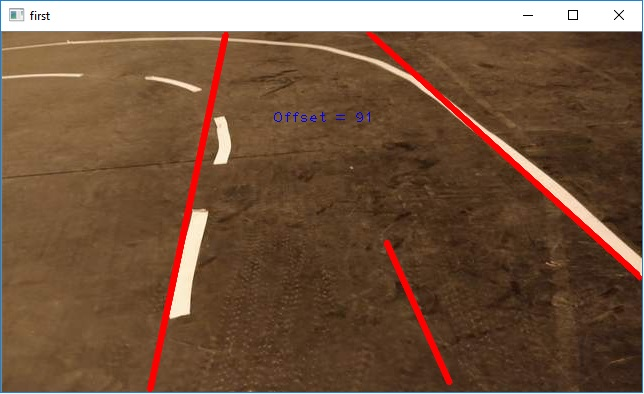
//> input picture 1.jpg, 644 x 394 px, given in place of the camera
$ ./control   (built with g++ and OpenCV 4)
//> lines starting //> are read from the running program, lines starting //| are printed output that depends on the picture; after the words box and inside, x2 and y2 are one past the last pixel; in counts of white or black regions, pixels touching at a corner belong together
#include "opencv2/imgproc/imgproc.hpp"
#include "opencv2/imgcodecs/imgcodecs.hpp"
#include "opencv2/highgui/highgui.hpp"
#include "opencv2/opencv.hpp"
#include "opencv2/core/core.hpp"

#include <string>
#include <iostream>

#include <iostream>
#include <stdio.h>
#include <string>
#include <vector>
#include <time.h>
#include <thread>
#include <mutex>
#include <atomic>

#define CAM_RES_X 640
#define CAM_RES_Y 360

using namespace std;
using namespace cv;

int mode = 1;
float y_cmd = 100;
bool cam = true;

//mask
int maskx1 = 0;
int masky1 = 340;
int maskx2 = 00;
int masky2 = 100;
int maskx3 = 640;
int masky3 = masky2;
int maskx4 = CAM_RES_X;
int masky4 = 340;


class linefollower_values {
public:
	vector<Vec2f> detected_lines;
	vector<Vec4i> detected_prob;
	float rho_left, theta_left, rho_right, theta_right;
	float middle;
	float offset;
	int counter_of_lines = 0;
};

linefollower_values lf;

class linefollower_data {
public:
	void blur(Mat &input, Mat &output) {
		GaussianBlur(input, output, Size(5, 5), 0, 0);

	}

	void edge(Mat &input, Mat &output, int thresh) {
		Mat kernel, thresh_out;
		kernel = Mat(1, 3, CV_32F);
		kernel.at<float>(0, 0) = -1;
		kernel.at<float>(0, 1) = 0;
		kernel.at<float>(0, 2) = 1;

		threshold(input, thresh_out, thresh, 255, THRESH_BINARY);

		Mat element = getStructuringElement(0, Size(15, 15), Point(7, 7));
		morphologyEx(thresh_out, thresh_out, 3, element);

		filter2D(thresh_out, output, -1, kernel, Point(-1, -1), 0, BORDER_DEFAULT);
	}

	void mask(Mat &input, Mat &output) {
		masky3 = masky2;
		Point mask_points[6] =
		{
			Point(maskx1, masky1),
			Point(maskx2, masky2),
			Point(maskx3, masky3),
			Point(maskx4, masky4)
		};
		Mat mask = Mat::zeros(cv::Size(640, 360), CV_8UC1);
		fillConvexPoly(mask, mask_points, 4, cv::Scalar(255, 0, 0));
		//imshow("img", mask);
		bitwise_and(input, mask, output);
	}

	// [107 lines left out: functions detectline, findlines, drawlines, findmiddle, check_middle, not called in this run]
};

linefollower_data linefollower;

int main()
{
	vector<Mat> frame_split(4);
	Mat frame(CAM_RES_Y, CAM_RES_X, CV_8UC4);
	Mat img(CAM_RES_Y, CAM_RES_X, CV_8UC4);
	Mat img2(CAM_RES_Y, CAM_RES_X, CV_8UC4);
	Mat img_gray(CAM_RES_Y, CAM_RES_X, CV_8UC1);
	Mat mask(CAM_RES_Y, CAM_RES_X, CV_8UC4);
	Mat display(CAM_RES_Y, CAM_RES_X, CV_8UC4);
	Mat gray(CAM_RES_Y, CAM_RES_X, CV_8UC4);
	Mat edge(CAM_RES_Y, CAM_RES_X, CV_8UC4);

	namedWindow("img", WINDOW_AUTOSIZE);
	namedWindow("value", WINDOW_AUTOSIZE);
	//namedWindow("first", WINDOW_AUTOSIZE);

	int thresh_value = 158;

	createTrackbar("Thresh", "value", &thresh_value, 300, NULL);
	createTrackbar("lewy_dolny", "value", &maskx1, 300, NULL);
	createTrackbar("mask_x2", "value", &maskx2, 400, NULL);
	createTrackbar("wysokosc", "value", &masky2, 340, NULL);
	createTrackbar("mask_x3", "value", &maskx3, 640, NULL);

	VideoCapture capture;
	capture.open(0, CAP_V4L2);
	if (cam == false) {
		//dane z pliku
		const string file_name = "15.jpg";
		img = imread(file_name);
		if (!img.data) {
			cout << "Nie odnalezionu pliku " << file_name;
			return -1;
		}
		cvtColor(img, img2, CV_BGR2GRAY);
	}
	else {
		if (!capture.isOpened()) {
			cout << "error with camera" << endl;
		}
		else {
			capture.set(CAP_PROP_FRAME_WIDTH, 640);
			capture.set(CAP_PROP_FRAME_HEIGHT, 360);
			capture.set(CAP_PROP_CONVERT_RGB, false);
			cout << "MODE" << capture.get(CAP_PROP_MODE) << endl;
			cout << "RGB" << capture.get(CAP_PROP_CONVERT_RGB) << endl;
		}
	}

	while (true){
		if (cam == true) {
			capture >> frame;
//> frame is the input picture: 394 rows x 644 cols, CV_8UC3; mean B, G, R 63.2, 85.7, 115.6
			cv::split(frame, frame_split);
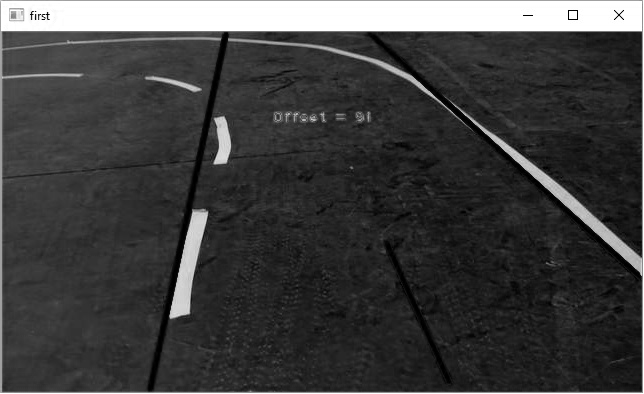
//> frame_split[0]: 394 rows x 644 cols, CV_8UC1; min 0, max 255, mean 63.2
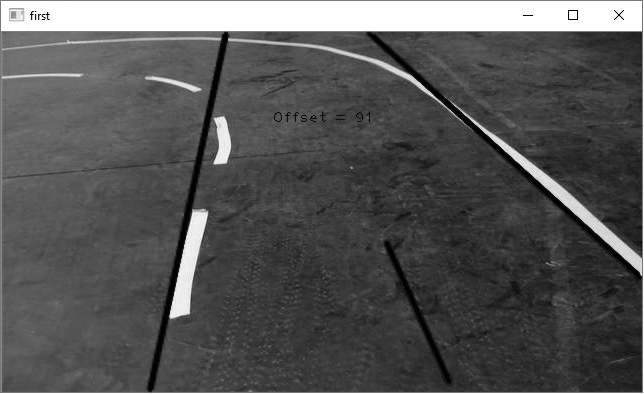
//> frame_split[1]: 394 rows x 644 cols, CV_8UC1; min 0, max 255, mean 85.7
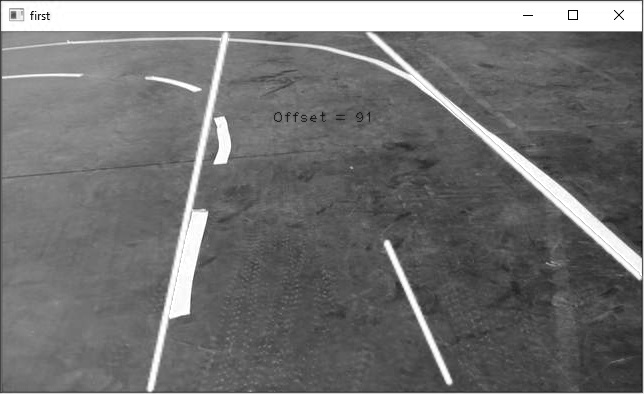
//> frame_split[2]: 394 rows x 644 cols, CV_8UC1; min 0, max 255, mean 115.6
			img_gray = frame_split[0];
		}
		//rozmywamy
		if (cam == false)
			linefollower.blur(img2, gray);
		else
			linefollower.blur(img_gray, gray);

		//szukamy krawedzi
		linefollower.edge(gray, edge, thresh_value);
//> in edge, `threshold(input, thresh_out, thresh, 255, THRESH_BINARY);`:
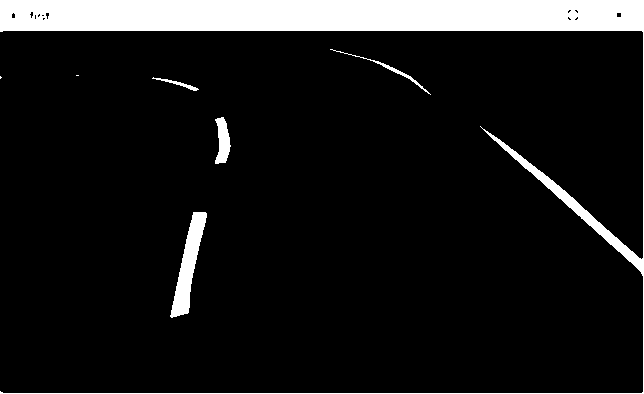
//> thresh_out: 394 rows x 644 cols, CV_8UC1; 9.8% white; 7 white regions (2 under 20 px), largest, box (x1, y1, x2, y2) and area: (0, 0, 644, 394) 22567, (170, 212, 207, 318) 1561, (215, 117, 231, 164) 486, (330, 49, 431, 95) 229, (152, 77, 199, 91) 133
//> in edge, `morphologyEx(thresh_out, thresh_out, 3, element);`:
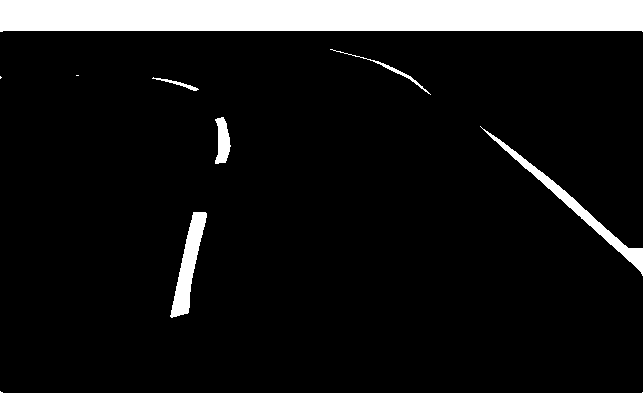
//> thresh_out: 394 rows x 644 cols, CV_8UC1; 9.9% white; 7 white regions (2 under 20 px), largest, box (x1, y1, x2, y2) and area: (0, 0, 644, 394) 22741, (170, 212, 207, 318) 1561, (215, 117, 231, 164) 500, (330, 49, 431, 95) 229, (152, 77, 199, 91) 133
//> in edge, `filter2D(thresh_out, output, -1, kernel, Point(-1, -1), 0, BORDER_DEFA..`:
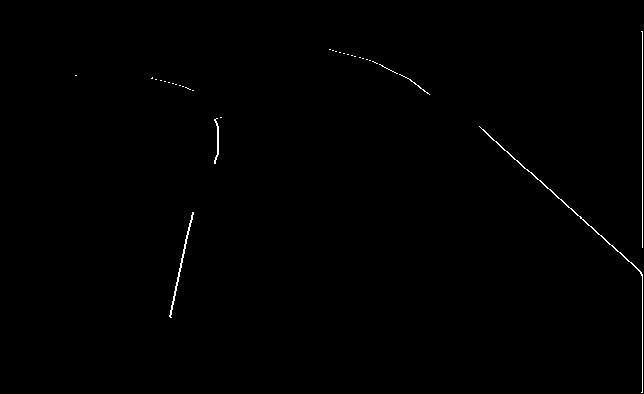
//> output: 394 rows x 644 cols, CV_8UC1; 0.42% white in thin lines or dots, all inside (x1, y1, x2, y2) = (75, 31, 643, 393)

		//tworzymy maske
		linefollower.mask(edge, mask);
//> in mask, `fillConvexPoly(mask, mask_points, 4, cv::Scalar(255, 0, 0));`:
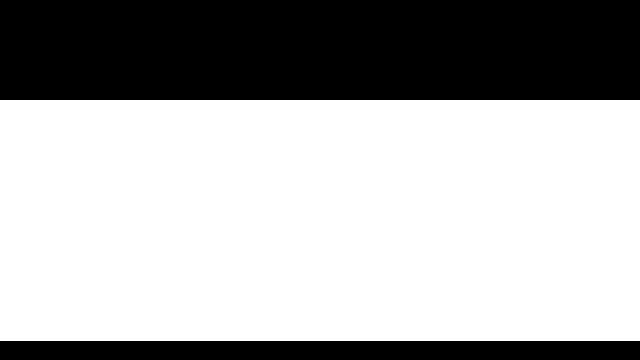
//> mask: 360 rows x 640 cols, CV_8UC1; 66.9% white; 2 black regions, box (x1, y1, x2, y2) and area: (0, 0, 640, 100) 64000, (0, 341, 640, 360) 12160
//> (the run ends here: the program stops with an error, at `bitwise_and(input, mask, output);`)

$ run again, on 2.jpg
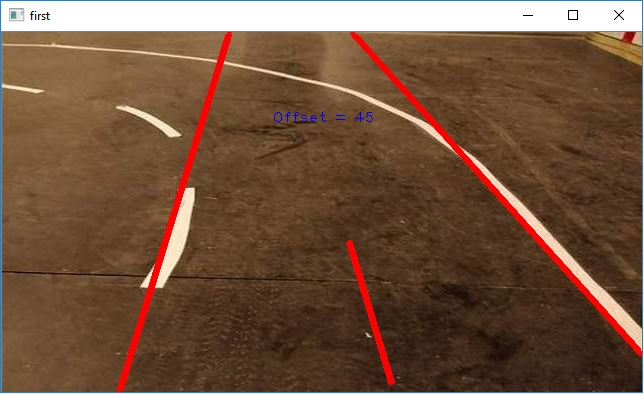
//> input picture 2.jpg, 644 x 394 px, given in place of the camera
//> frame is the input picture: 394 rows x 644 cols, CV_8UC3; mean B, G, R 62.1, 83.9, 115.1
//> in edge, `threshold(input, thresh_out, thresh, 255, THRESH_BINARY);`:
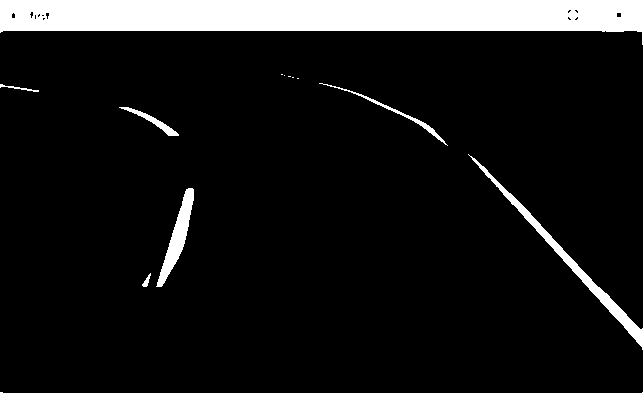
//> thresh_out: 394 rows x 644 cols, CV_8UC1; 9.8% white; 11 white regions (5 under 20 px), largest, box (x1, y1, x2, y2) and area: (0, 0, 644, 394) 22824, (156, 188, 194, 287) 1177, (319, 83, 448, 146) 397, (119, 107, 179, 136) 327, (0, 84, 39, 92) 77, (142, 273, 151, 287) 53
//> in edge, `filter2D(thresh_out, output, -1, kernel, Point(-1, -1), 0, BORDER_DEFA..`:
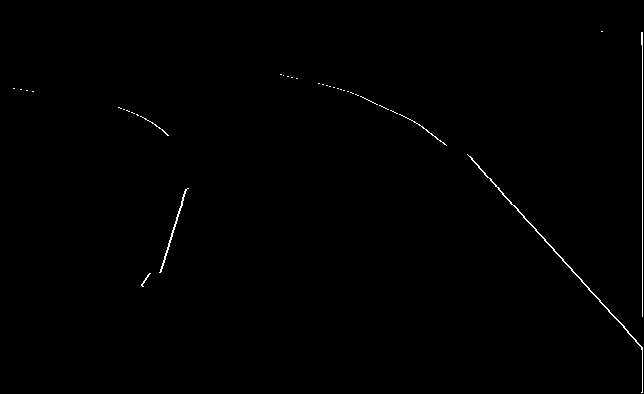
//> output: 394 rows x 644 cols, CV_8UC1; 0.45% white in thin lines or dots, all inside (x1, y1, x2, y2) = (13, 31, 643, 393)
//> mask: 360 rows x 640 cols, CV_8UC1; 66.9% white; 2 black regions, box (x1, y1, x2, y2) and area: (0, 0, 640, 100) 64000, (0, 341, 640, 360) 12160

$ run again, on 4.jpg
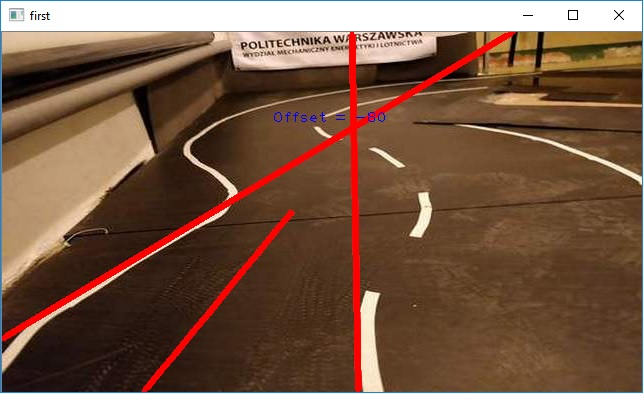
//> input picture 4.jpg, 644 x 394 px, given in place of the camera
//> frame is the input picture: 394 rows x 644 cols, CV_8UC3; mean B, G, R 65.5, 85.8, 117.5
//> in edge, `morphologyEx(thresh_out, thresh_out, 3, element);`:
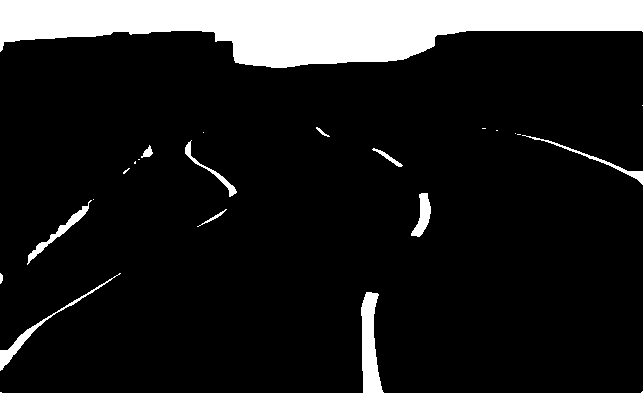
//> thresh_out: 394 rows x 644 cols, CV_8UC1; 12.9% white; 19 white regions (9 under 20 px), largest, box (x1, y1, x2, y2) and area: (0, 0, 644, 394) 30417, (0, 273, 121, 371) 656, (27, 200, 92, 265) 513
//> in edge, `filter2D(thresh_out, output, -1, kernel, Point(-1, -1), 0, BORDER_DEFA..`:
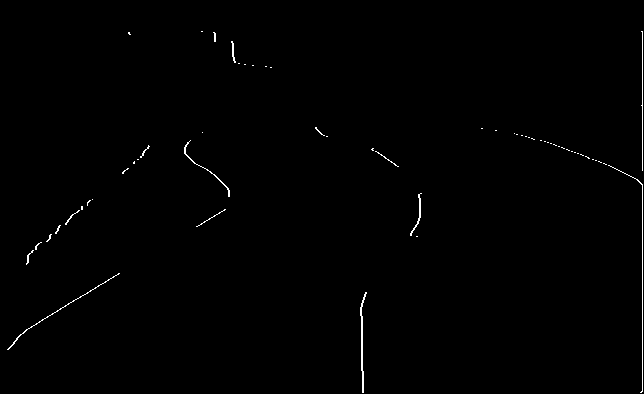
//> output: 394 rows x 644 cols, CV_8UC1; 0.54% white in thin lines or dots
//> mask: 360 rows x 640 cols, CV_8UC1; 66.9% white; 2 black regions, box (x1, y1, x2, y2) and area: (0, 0, 640, 100) 64000, (0, 341, 640, 360) 12160

$ run again, on lab11.jpg
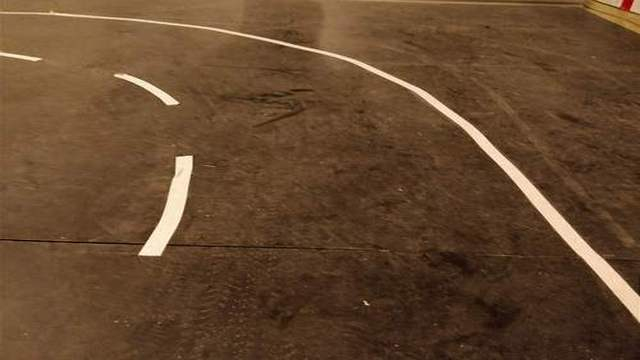
//> input picture lab11.jpg, 640 x 360 px, given in place of the camera
//> frame is the input picture: 360 rows x 640 cols, CV_8UC3; mean B, G, R 45.9, 71.2, 100.7
//> mask: 360 rows x 640 cols, CV_8UC1; 66.9% white; 2 black regions, box (x1, y1, x2, y2) and area: (0, 0, 640, 100) 64000, (0, 341, 640, 360) 12160
//> lf.detected_prob = 4 lines (x1, y1, x2, y2): [575, 249, 638, 318], [467, 130, 592, 268], [585, 259, 637, 316], [162, 218, 176, 168]
//> the loop in detectline, `for (size_t i = 0; i < lf.detected_prob.size(); i++)` made 4 passes
//> lf.detected_lines = 13 lines (rho, theta), first 12: [-261, 2.41], [-251, 2.39], [-269, 2.43], [-240, 2.37], [-278, 2.44], [-245, 2.37], [-272, 2.43], [-231, 2.36], [216, 0.28], [-228, 2.34], [213, 0.26], [218, 0.3]
//> the loop in findlines, `for (size_t i = 0; i < lf.detected_lines.size(); i++)` made 13 passes
//> after the loop in findlines, `for (size_t i = 0; i < lf.detected_lines.size(); i++)`: rho_left = 216; theta_left = 0.279; left = true; rho_right = -177; theta_right = 2.22; right = true
//> lf.theta_right = 2.22
//> lf.theta_left = 0.279
//> lf.rho_left = 216
//> lf.rho_right = -177
//> in drawlines, `double a = cos(lf.theta_left), b = sin(lf.theta_left);`: a = 0.961; b = 0.276
//> in drawlines, `double x0 = a * lf.rho_left, y0 = b * lf.rho_left;`: x0 = 207.6; y0 = 59.54
//> in drawlines, `pt1.x = cvRound(x0 + 1000 * (-b));`: pt1 = Point(-68, 0)
//> in drawlines, `pt1.y = cvRound(y0 + 1000 * (a));`: pt1 = Point(-68, 1021)
//> in drawlines, `pt2.x = cvRound(x0 - 1000 * (-b));`: pt2 = Point(483, 0)
//> in drawlines, `pt2.y = cvRound(y0 - 1000 * (a));`: pt2 = Point(483, -902)
//> in drawlines, `a = cos(lf.theta_right), b = sin(lf.theta_right);`: a = -0.602; b = 0.799
//> in drawlines, `x0 = a * lf.rho_right, y0 = b * lf.rho_right;`: x0 = 106.5; y0 = -141.4
//> in drawlines, `pt1.x = cvRound(x0 + 1000 * (-b));`: pt1 = Point(-692, 1021)
//> in drawlines, `pt1.y = cvRound(y0 + 1000 * (a));`: pt1 = Point(-692, -743)
//> in drawlines, `pt2.x = cvRound(x0 - 1000 * (-b));`: pt2 = Point(905, -902)
//> in drawlines, `pt2.y = cvRound(y0 - 1000 * (a));`: pt2 = Point(905, 460)
//> the loop in findmiddle, `for (int y = mask_y; y < CAM_RES_Y; y = y + 20)` made 13 passes
//> after the loop in findmiddle, `for (int y = mask_y; y < CAM_RES_Y; y = y + 20)`:
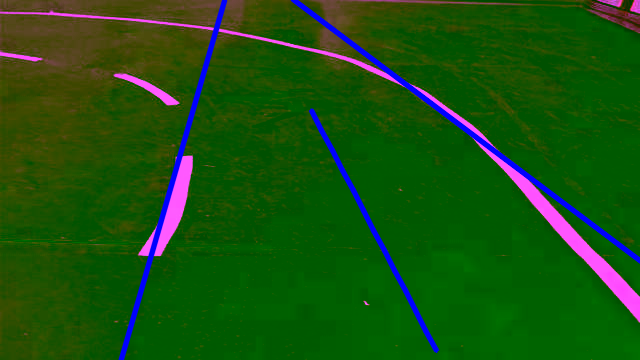
//> output: 360 rows x 640 cols, CV_8UC3; mean R, G, B 25.5, 82.1, 15.7
//> lf.offset = 22.63
//| 22.6314
